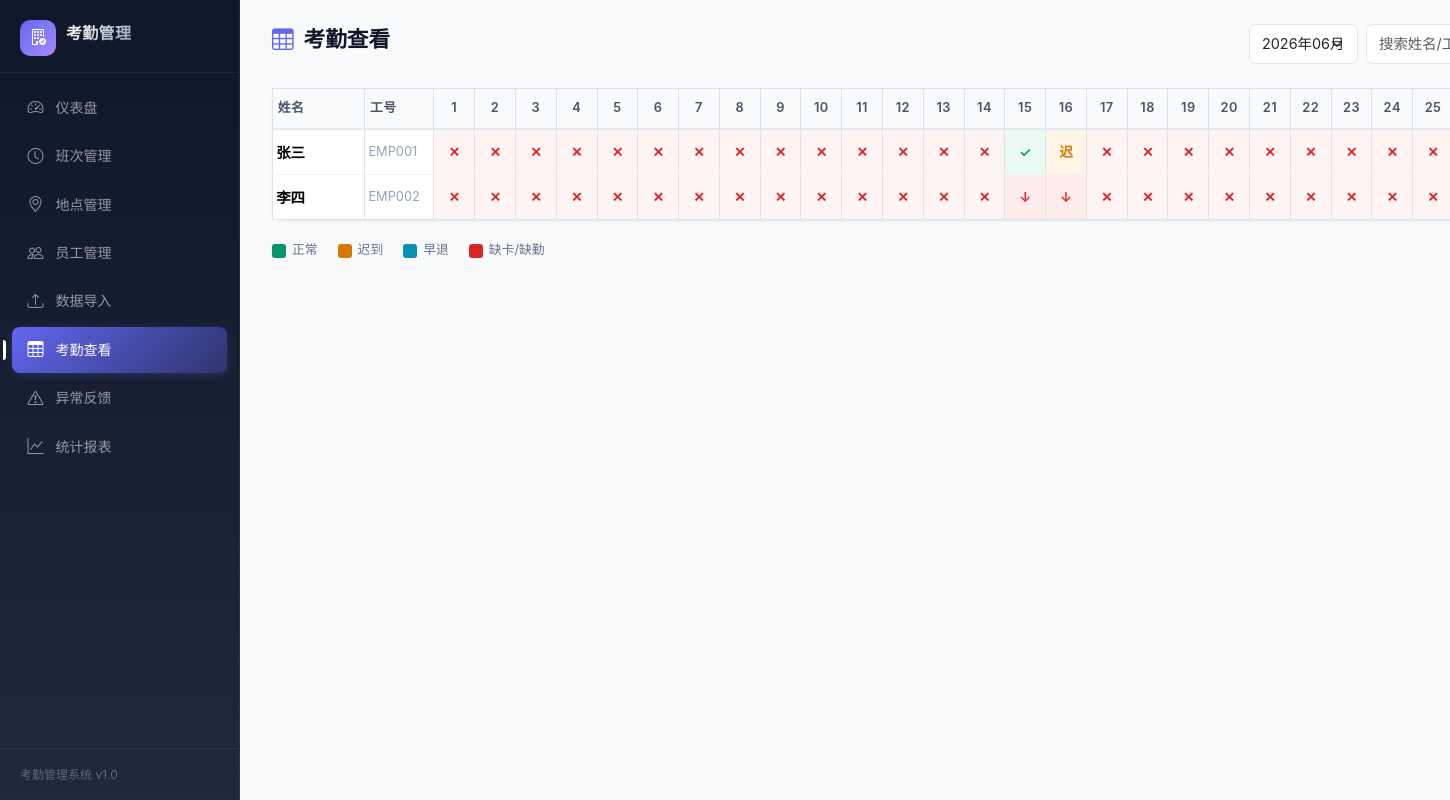
The page /attendance on the database as committed earlier.
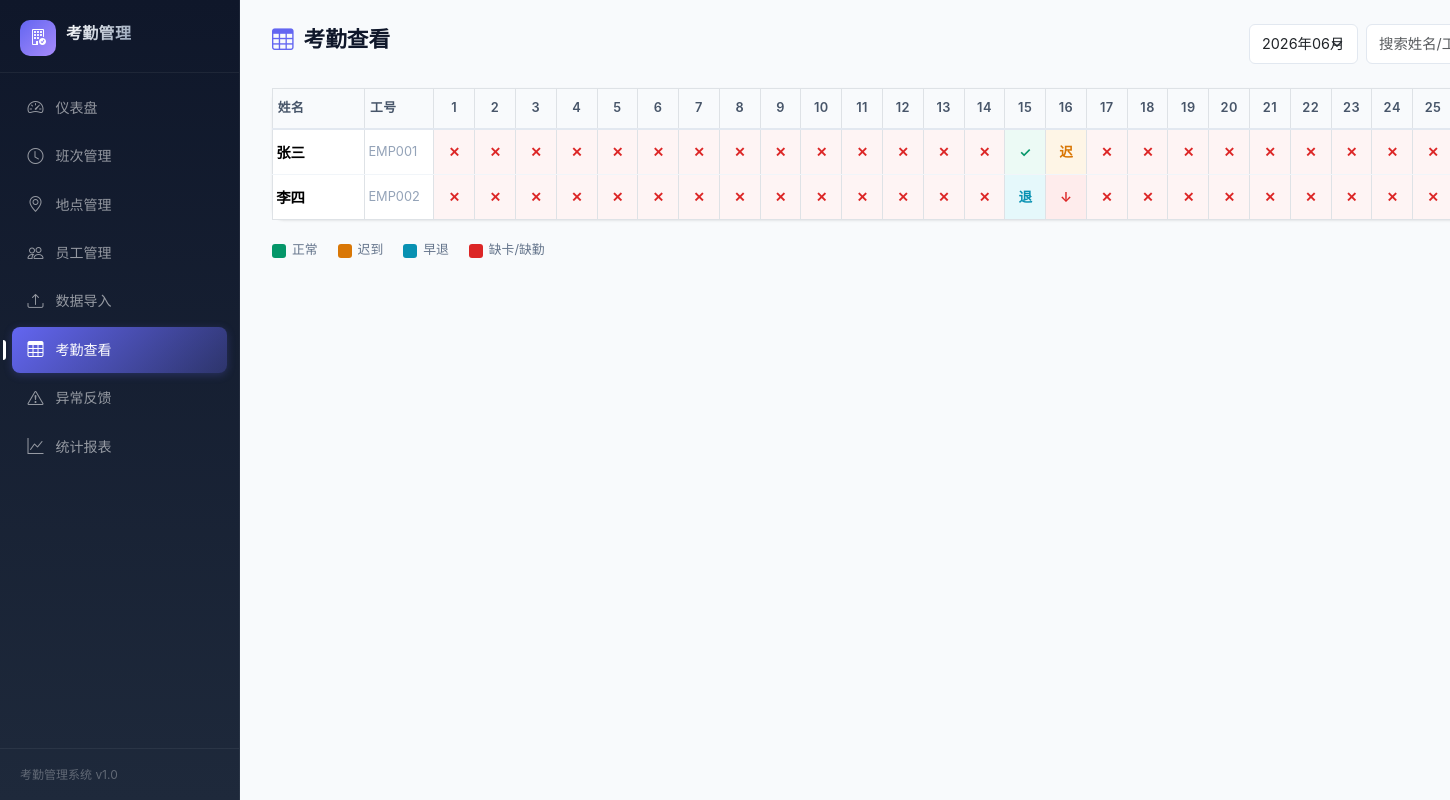
The same page on the database as committed later.
### models.py (models this page shows, shortened)
class Attendance(db.Model):
    __tablename__ = 'attendance'
    id = db.Column(db.Integer, primary_key=True)
    employee_id = db.Column(db.String(32), db.ForeignKey('employees.employee_id'), nullable=False, index=True)
    employee_name = db.Column(db.String(64), nullable=False)
    date = db.Column(Date, nullable=False, index=True)
    shift_id = db.Column(db.Integer, db.ForeignKey('shifts.id'), nullable=True)
    location_id = db.Column(db.Integer, db.ForeignKey('locations.id'), nullable=True)
    punch_in = db.Column(DateTime, nullable=True)
    punch_out = db.Column(DateTime, nullable=True)
    status = db.Column(db.String(32), default='normal')
    is_anomaly = db.Column(Boolean, default=False)
    clerk_remark = db.Column(Text, default='')
    shift = db.relationship('Shift', backref='attendances')
    employee = db.relationship('Employee', backref='attendances')
    location = db.relationship('Location', backref='attendances')
    __table_args__ = (
        db.UniqueConstraint('employee_id', 'date', name='uq_employee_date'),
    )

### main.py (the view)
@main_bp.route('/attendance')
def attendance_view():
    month_str = request.args.get('month', today.strftime('%Y-%m'))
    query = request.args.get('q', '').strip()
    try:
        year, month = map(int, month_str.split('-'))
    except ValueError:
        year, month = today.year, today.month
    days = get_month_dates(year, month)
    emps = Employee.query.filter_by(is_active=True).order_by(Employee.employee_id).all()
    table_data = []
    for emp in emps:
        if query and query not in emp.name and query not in emp.employee_id:
            continue
        att_map = {}
        atts = Attendance.query.filter(
            Attendance.employee_id == emp.employee_id,
            Attendance.date.between(days[0], days[-1])
        ).all()
        for a in atts:
            att_map[a.date.isoformat()] = a
        row = []
        for d in days:
            ds = d.isoformat()
            if ds in att_map:
                a = att_map[ds]
                row.append({'status': a.status})
            else:
                row.append({'status': 'absent'})
        table_data.append((emp.employee_id, emp.name, row))
    months = get_month_list()
    all_columns = ATTENDANCE_COLUMNS
    return render_template('attendance/list.html',
                           table_data=table_data, days=[d.day for d in days],
                           months=months, current_month=month_str, query=query,
                           all_columns=all_columns, STATUS_CN=STATUS_CN)

### main.py (called while the page is built)
@main_bp.context_processor
def inject_today():
    return {'today': today}

def get_month_dates(year, month):
    import calendar
    _, last_day = calendar.monthrange(year, month)
    return [date(year, month, d) for d in range(1, last_day + 1)]

def get_month_list(n=6):
    months = []
    y, m = today.year, today.month
    for _ in range(n):
        months.append(f'{y}-{m:02d}')
        m -= 1
        if m == 0:
            m = 12
            y -= 1
    return months

### templates/attendance/list.html (shortened to what the changed rows need)
{% extends "base.html" %}
{% set active_page = 'attendance' %}
{% block content %}
<div class="card">
    <div class="card-body p-0">
        <div class="table-responsive">
            <table class="table table-bordered attendance-table mb-0">
                <thead>
                    <tr>
                        <th style="min-width:80px;text-align:left !important;">姓名</th>
                        <th style="min-width:60px;text-align:left !important;">工号</th>
                        {% for d in days %}
                        <th style="min-width:30px;">{{ d }}</th>
                        {% endfor %}
                    </tr>
                </thead>
                <tbody>
                    {% for emp_id, emp_name, row_data in table_data %}
                    <tr>
                        <td style="text-align:left !important;"><strong>{{ emp_name }}</strong></td>
                        <td style="text-align:left !important;color:var(--gray-400);font-size:.8rem;">{{ emp_id }}</td>
                        {% for cell in row_data %}
                        <td class="{% if cell.status == 'absent' %}bg-absent{% elif cell.status == 'late' or cell.status == 'both' %}bg-late{% elif cell.status == 'early_leave' %}bg-early{% elif cell.status in ('no_punch_in', 'no_punch_out') %}bg-missed{% elif cell.status == 'normal' %}bg-normal{% endif %}">
                            {% if cell.status == 'absent' %}
                            <span class="attendance-cell" style="color:#dc2626;" title="缺勤">✕</span>
                            {% elif cell.status == 'normal' %}
                            <span class="attendance-cell" style="color:#059669;" title="正常">✓</span>
                            {% elif cell.status == 'late' %}
                            <span class="attendance-cell" style="color:#d97706;" title="迟到">迟</span>
                            {% elif cell.status == 'early_leave' %}
                            <span class="attendance-cell" style="color:#0891b2;" title="早退">退</span>
                            {% elif cell.status == 'both' %}
                            <span class="attendance-cell" style="color:#d97706;" title="迟到+早退">⚠</span>
                            {% elif cell.status == 'no_punch_in' %}
                            <span class="attendance-cell" style="color:#dc2626;" title="缺少上班卡">↑</span>
                            {% elif cell.status == 'no_punch_out' %}
                            <span class="attendance-cell" style="color:#dc2626;" title="缺少下班卡">↓</span>
                            {% elif cell.status == 'anomaly' %}
                            <span class="attendance-cell" style="color:#dc2626;" title="异常">!</span>
                            {% endif %}
                        </td>
                        {% endfor %}
                    </tr>
                    {% else %}
                    <tr><td colspan="{{ days|length + 2 }}" class="text-center text-muted py-5">暂无考勤数据</td></tr>
                    {% endfor %}
                </tbody>
            </table>
        </div>
    </div>
</div>
{% endblock %}

Rows that differ between the two databases and show on the page:
changed Attendance (number 3 of 4 on the later page): status "↓" → "退"
